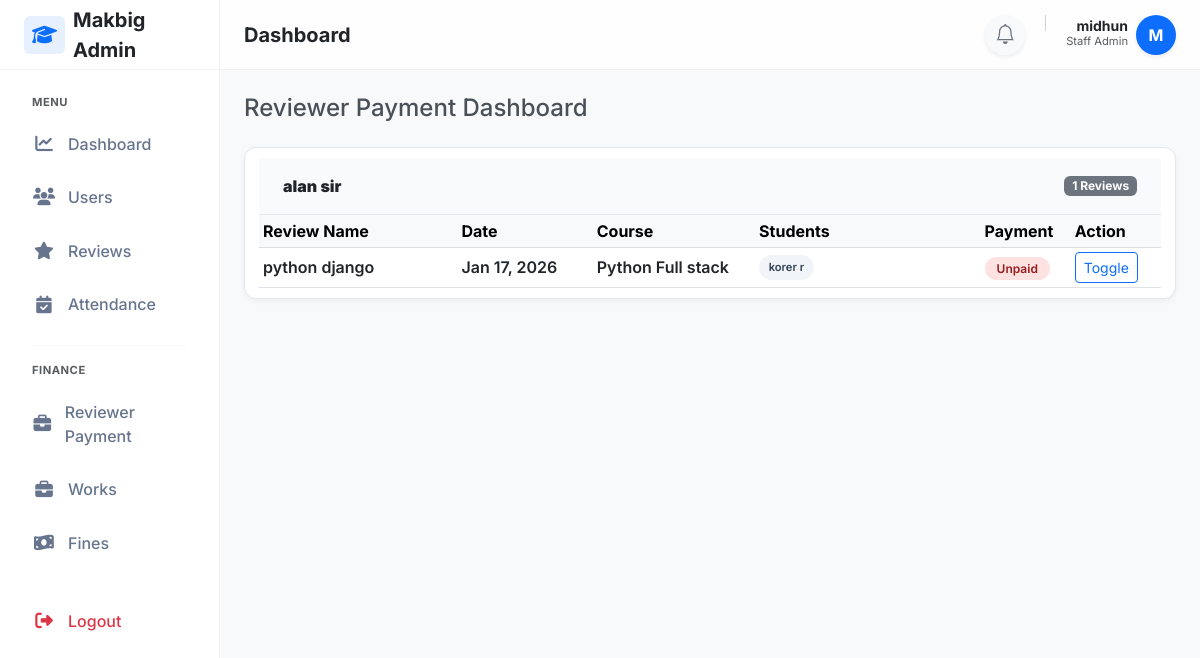
The page /staff/reviews/payment (signed in) on the database as committed earlier.
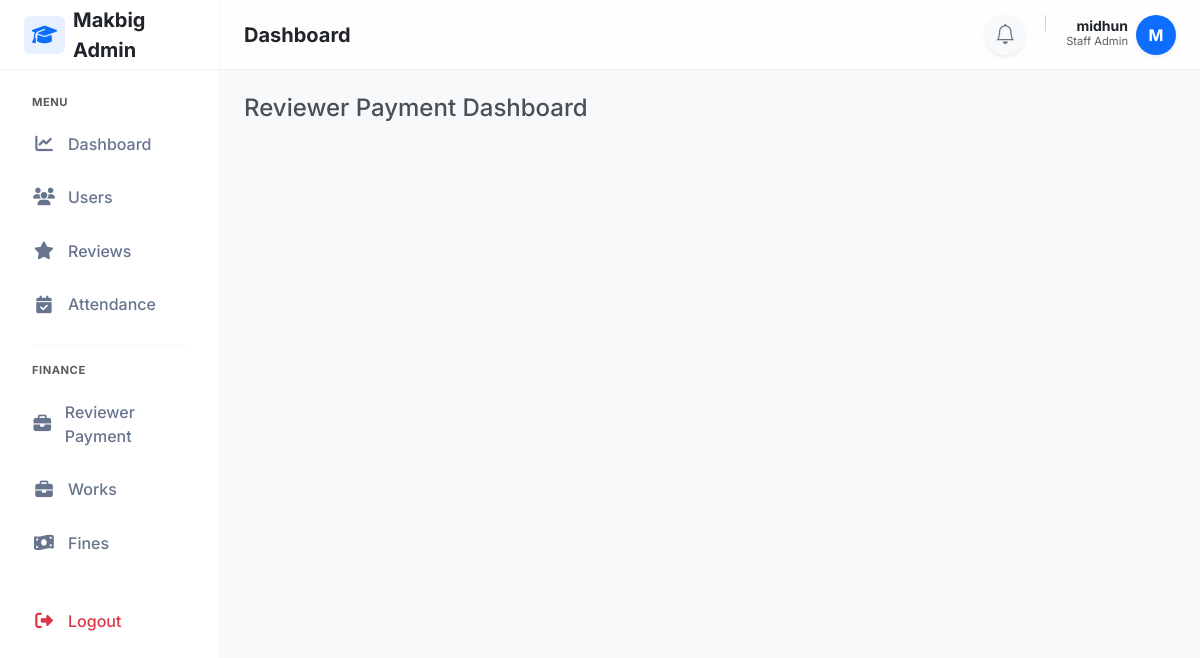
The same page on the database as committed later.
### reviews/models.py (models this page shows, shortened)
class ReviewSession(models.Model):
    course=models.ForeignKey(Course,on_delete=models.CASCADE,related_name='review_sessions')
    created_at=models.DateTimeField(auto_now_add=True)
    scheduled_date=models.DateField()
    review_link=models.URLField(null=True, blank=True,max_length=600)
    reviewer_name=models.CharField(max_length=250,blank=True,null=True)
    review_name=models.CharField(max_length=100)
    is_paid = models.BooleanField(default=False,blank=True,null=True)

class ReviewAttendance(models.Model):
    STATUS_CHOICES=(
        ('eligible','Eligible'),
        ('not_eligible', 'Not Eligible'),
        ('pass','Pass'),
        ('fail','Fail'),
    )
    student=models.ForeignKey(StudentProfile,on_delete=models.CASCADE,related_name='reviews')
    remarks=models.CharField(max_length=3550,null=True,blank=True)
    score=models.IntegerField(null=True,blank=True)
    session=models.ForeignKey(ReviewSession,on_delete=models.CASCADE,related_name='student_reviews')
    status=models.CharField(max_length=50, choices=STATUS_CHOICES,default='eligible')
    created_at = models.DateTimeField(auto_now_add=True)
    class Meta:
        constraints = [
            models.UniqueConstraint(
                fields=['student','session'],
                condition=Q(status__in=['eligible', 'not_eligible']),
                name='one_active_upcoming_review_per_student'
            )
        ]

### adminpanel/models.py (models this page shows, shortened)
class Course(models.Model):
    name=models.CharField(max_length=200)
    description=models.TextField(blank=True,null=True, max_length=2000)
    duration_months=models.PositiveIntegerField(default=6,validators=[MinValueValidator(1),MaxValueValidator(60)])

class StudentProfile(models.Model):
    user=models.OneToOneField(User, on_delete=models.CASCADE)
    course=models.ForeignKey(Course,on_delete=models.PROTECT)
    is_active = models.BooleanField(default=True)
    enrollment_date=models.DateField(auto_now_add=True)
    progress_percent=models.DecimalField(max_digits=5, decimal_places=2, default=0,validators=[MinValueValidator(Decimal('0.00')),MaxValueValidator(Decimal('100.00'))])

class User(AbstractUser):
    email=models.EmailField(unique=True,db_index=True)
    mobile_number = models.CharField(max_length=15, blank=True, null=True,validators=[mobile_validator])
    is_student=models.BooleanField(default=False)
    first_name = models.CharField(max_length=100,validators=[name_validator])
    last_name = models.CharField(max_length=100,validators=[name_validator])

### reviews/views.py (the view)
# urls.py: path('staff/reviews/payment', views.reviewer_payment_dashboard, name='reviewer_payment_dashboard'),
@login_required(login_url='staff_login')
@user_passes_test(is_staff_user, login_url='staff_login')
def reviewer_payment_dashboard(request):
    sessions = (
        ReviewSession.objects.filter(student_reviews__status__in=['pass','fail'])
        .select_related('course').prefetch_related('student_reviews__student__user').distinct()
        .order_by('reviewer_name', '-scheduled_date'))
    return render(request,'reviews/reviewer_payment_dashboard.html',{'sessions': sessions})

### reviews/views.py (called while the page is built)
def is_staff_user(user):
    return user.is_active and (user.is_staff or user.is_superuser)

### reviewtickets/context_processors.py (called while the page is built)
def ticket_notifications(request):
    if request.user.is_authenticated and request.user.is_staff:
        count = ReviewTicket.objects.filter(
            status='pending',
            is_seen=False
        ).count()
        return {'ticket_notification_count': count}
    return {}

### templates/reviews/reviewer_payment_dashboard.html (shortened to what this page needs)
{% extends "layouts/staff_layout.html" %}
{% block content %}
<h4 class="mb-4">Reviewer Payment Dashboard</h4>
{% regroup sessions by reviewer_name as reviewer_groups %}
{% for reviewer in reviewer_groups %}
<div class="card reviewer-card mb-4">
    <div class="reviewer-header">
        <strong>{{ reviewer.grouper }}</strong>
        <span class="badge bg-secondary">
            {{ reviewer.list|length }} Reviews
        </span>
    </div>
    <div class="card-body p-0 table-responsive">
        <table class="table table-sm align-middle mb-0">
            <thead class="table-light">
                <tr>
                    <th style="width: 22%">Review Name</th>
                    <th style="width: 15%">Date</th>
                    <th style="width: 18%">Course</th>
                    <th style="width: 25%">Students</th>
                    <th style="width: 10%">Payment</th>
                    <th style="width: 10%">Action</th>
                </tr>
            </thead>
            <tbody>
                {% for session in reviewer.list %}
                <tr>
                    <td>{{ session.review_name }}</td>
                    <td>
                        {{ session.scheduled_date|date:"M d, Y" }}
                    </td>
                    <td>
                        {{ session.course.name }}
                    </td>
                    <td>
                        {% for attendance in session.student_reviews.all %}
                            {% if attendance.status == 'pass' or attendance.status == 'fail' %}
                                <span class="student-chip">
                                    {{ attendance.student.user.first_name }}
                                    {{ attendance.student.user.last_name }}
                                </span>
                            {% endif %}
                        {% endfor %}
                    </td>
                    <td>
                        {% if session.is_paid %}
                            <span class="badge-paid">Paid</span>
                        {% else %}
                            <span class="badge-unpaid">Unpaid</span>
                        {% endif %}
                    </td>
                    <td>
                        <form method="post"
                              action="{% url 'toggle_reviewer_payment' session.id %}">
                            <button class="btn btn-sm btn-outline-primary">
                                Toggle
                            </button>
                        </form>
                    </td>
                </tr>
                {% endfor %}
            </tbody>
        </table>
    </div>
</div>
{% endfor %}
{% endblock %}

Rows that differ between the two databases and show on the page:
no longer on this page (row unchanged): ReviewSession: grouper "alan sir", review_name "python django", scheduled_date "Jan 17, 2026", course.name "Python Full stack", is_paid "Unpaid"
removed ReviewAttendance: student.user.first_name "korer", student.user.last_name "r"
Other text that changed with them:
list line gone: "1 Reviews Review Name Date Course Students Payment Action"
